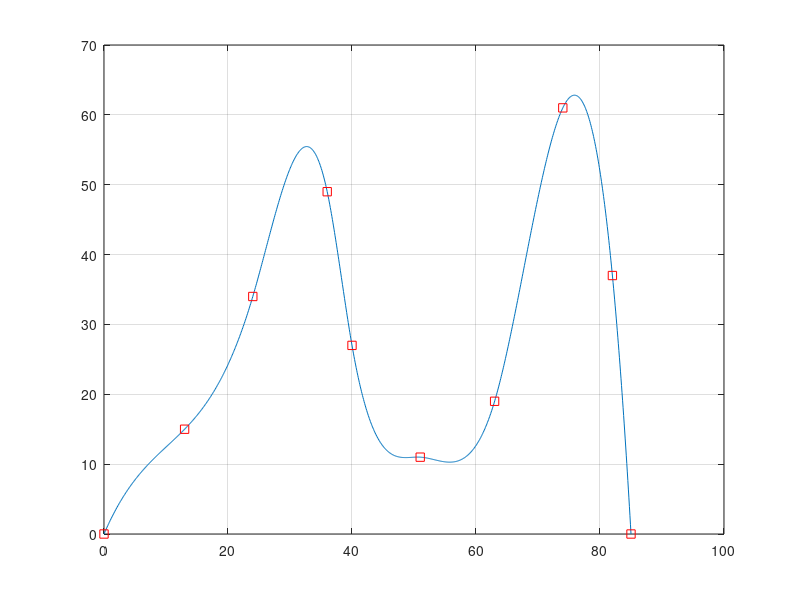

The MATLAB source for this figure: (Note: this script raises an error after producing the figure.)
clc; clear all; close all;

X = [0, 13, 24, 36, 40, 51, 63, 74, 82, 85];
Y = [0, 15, 34, 49, 27, 11, 19, 61, 37, 0];

xx = linspace(min(X), max(X), 1000);
sp = spline(X, Y, xx);

figure(1)
plot(xx, sp); hold on; grid on;
plot(X, Y, 'sr');


% (b) Tính tổng quãng đường
dx = diff(xx);
dy = diff(sp);

distance = sum(sqrt(dx.^2 + dy.^2)); % Tính tổng quãng đường

[hmax, xmax]= max(sp);
fprintf('Vi trí tàu xa nhất: %.2f km : %.2f km\n', xmax, hmax);
fprintf('Tổng quãng đường tàu thủy đi: %.2f km\n', distance);

SplineCoeffs(X, Y);
